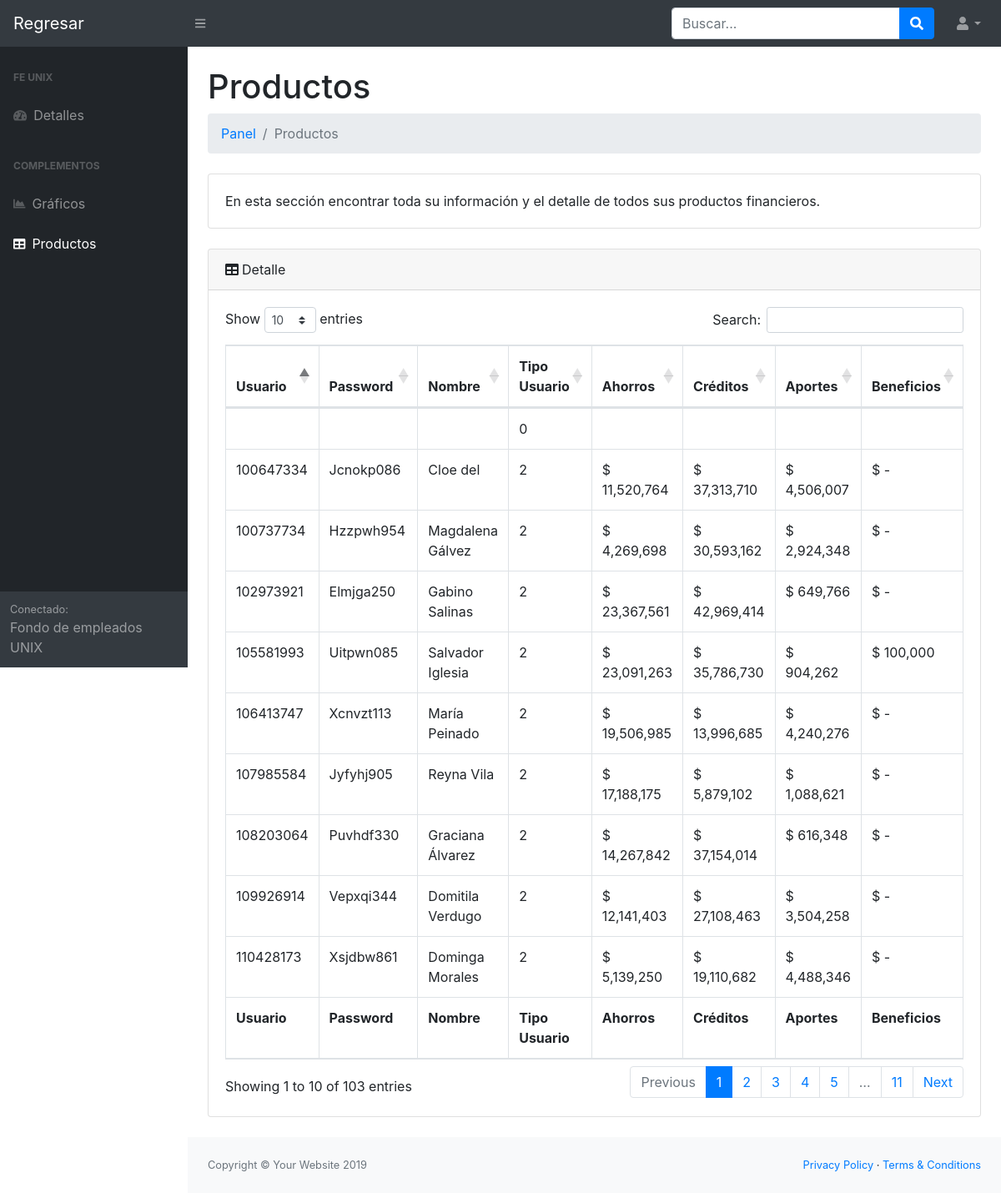
/tabla.php (signed in), run on the app's committed database.
### tables this page shows
CREATE TABLE `usuarios` (
  `id` int(11) NOT NULL,
  `usuario` varchar(40) NOT NULL,
  `password` varchar(50) NOT NULL,
  `nombre` varchar(80) NOT NULL,
  `tipo_usuario` int(11) NOT NULL,
  `ahorros` varchar(50) NOT NULL,
  `creditos` varchar(50) NOT NULL,
  `aportes` varchar(50) NOT NULL,
  `beneficios` varchar(50) NOT NULL
);

### tabla.php (the view, shortened to what this page needs)
<?php
	require 'conexion.php';
	$id = $_SESSION['id'];
	$tipo_usuario = $_SESSION['tipo_usuario'];
	if($tipo_usuario == 1){
		$where = "";
		} else if($tipo_usuario == 2){
		$where = "WHERE id=$id";
	}
	$sql = "SELECT * FROM usuarios $where";
	$resultado = $mysqli->query($sql);
?>
<!DOCTYPE html>
<html lang="en">
    <head>
		<link href="css/styles.css" rel="stylesheet" />
		<link href="https://cdn.datatables.net/1.10.20/css/dataTables.bootstrap4.min.css" rel="stylesheet" />
	</head>
	<body class="sb-nav-fixed">
		<nav class="sb-topnav navbar navbar-expand navbar-dark bg-dark">
			<a class="navbar-brand" href="principal.php">Regresar</a><button class="btn btn-link btn-sm order-1 order-lg-0" id="sidebarToggle" href="#"><i class="fas fa-bars"></i></button
			>
			<form class="d-none d-md-inline-block form-inline ml-auto mr-0 mr-md-3 my-2 my-md-0">
				<div class="input-group">
					<input class="form-control" type="text" placeholder="Buscar..." aria-label="Search" aria-describedby="basic-addon2" />
					<div class="input-group-append">
						<button class="btn btn-primary" type="button"><i class="fas fa-search"></i></button>
					</div>
				</div>
			</form>
			<ul class="navbar-nav ml-auto ml-md-0">
				<li class="nav-item dropdown">
					<a class="nav-link dropdown-toggle" id="userDropdown" href="#" role="button" data-toggle="dropdown" aria-haspopup="true" aria-expanded="false"><i class="fas fa-user fa-fw"></i></a>
				</li>
			</ul>
		</nav>
		<div id="layoutSidenav">
			<div id="layoutSidenav_nav">
				<nav class="sb-sidenav accordion sb-sidenav-dark" id="sidenavAccordion">
					<div class="sb-sidenav-menu">
						<div class="nav">
							<div class="sb-sidenav-menu-heading">Fe UNIX</div>
							<a class="nav-link" href="principal.php"
							><div class="sb-nav-link-icon"><i class="fas fa-tachometer-alt"></i></div>
								Detalles</a
							>
									<div class="sb-sidenav-menu-heading">Complementos</div>
									<a class="nav-link" href="charts.php"
									><div class="sb-nav-link-icon"><i class="fas fa-chart-area"></i></div>
										Gráficos</a
									><a class="nav-link" href="tabla.php"
									><div class="sb-nav-link-icon"><i class="fas fa-table"></i></div>
										Productos</a
									>
						</div>
					</div>
					<div class="sb-sidenav-footer">
						<div class="small">Conectado:</div>
						Fondo de empleados UNIX
					</div>
				</nav>
			</div>
			<div id="layoutSidenav_content">
				<main>
					<div class="container-fluid">
						<h1 class="mt-4">Productos</h1>
						<ol class="breadcrumb mb-4">
							<li class="breadcrumb-item"><a href="principal.php">Panel</a></li>
							<li class="breadcrumb-item active">Productos</li>
						</ol>
						<div class="card mb-4">
							<div class="card-body">En esta sección encontrar toda su información y el detalle de todos sus productos financieros</a>.</div>
						</div>
						<div class="card mb-4">
							<div class="card-header"><i class="fas fa-table mr-1"></i>Detalle</div>
							<div class="card-body">
								<div class="table-responsive">
									<table class="table table-bordered" id="dataTable" width="100%" cellspacing="0">
										<thead>
											<tr>
												<th>Usuario</th>
												<th>Password</th>
												<th>Nombre</th>
												<th>Tipo Usuario</th>
												<th>Ahorros</th>
												<th>Créditos</th>
												<th>Aportes</th>
												<th>Beneficios</th>
											</tr>
										</thead>
										<tfoot>
											<tr>
												<th>Usuario</th>
												<th>Password</th>
												<th>Nombre</th>
												<th>Tipo Usuario</th>
												<th>Ahorros</th>
												<th>Créditos</th>
												<th>Aportes</th>
												<th>Beneficios</th>
											</tr>
										</tfoot>
										<tbody>
											<?php while($row = $resultado->fetch_assoc()) { ?>
												<tr>
													<td><?php echo $row['usuario']; ?></td>
													<td><?php echo $row['password']; ?></td>
													<td><?php echo $row['nombre']; ?></td>
													<td><?php echo $row['tipo_usuario']; ?></td>
													<td><?php echo $row['ahorros']; ?></td>
													<td><?php echo $row['creditos']; ?></td>
													<td><?php echo $row['aportes']; ?></td>
													<td><?php echo $row['beneficios']; ?></td>
												</tr>
											<?php } ?>
										</tbody>
									</table>
								</div>
								</div>
								</div>
											</div>
					</main>
					<footer class="py-4 bg-light mt-auto">
						<div class="container-fluid">
						<div class="d-flex align-items-center justify-content-between small">
					<div class="text-muted">Copyright &copy; Your Website 2019</div>
					<div>
						<a href="#">Privacy Policy</a>
						&middot;
						<a href="#">Terms &amp; Conditions</a>
					</div>
					</div>
					</div>
				</footer>
			</div>
		</div>
	</body>
</html>

### data on the page
usuarios: usuario "107985584", password "Jyfyhj905", nombre "Reyna Vila", tipo_usuario "2", ahorros "$ 17,188,175", creditos "$ 5,879,102", aportes "$ 1,088,621", beneficios "$ -"
usuarios: usuario "108203064", password "Puvhdf330", nombre "Graciana Álvarez", tipo_usuario "2", ahorros "$ 14,267,842", creditos "$ 37,154,014", aportes "$ 616,348", beneficios "$ -"
usuarios: usuario "100737734", password "Hzzpwh954", nombre "Magdalena Gálvez", tipo_usuario "2", ahorros "$ 4,269,698", creditos "$ 30,593,162", aportes "$ 2,924,348", beneficios "$ -"
usuarios: usuario "106413747", password "Xcnvzt113", nombre "María Peinado", tipo_usuario "2", ahorros "$ 19,506,985", creditos "$ 13,996,685", aportes "$ 4,240,276", beneficios "$ -"
usuarios: usuario "110428173", password "Xsjdbw861", nombre "Dominga Morales", tipo_usuario "2", ahorros "$ 5,139,250", creditos "$ 19,110,682", aportes "$ 4,488,346", beneficios "$ -"
usuarios: usuario "109926914", password "Vepxqi344", nombre "Domitila Verdugo", tipo_usuario "2", ahorros "$ 12,141,403", creditos "$ 27,108,463", aportes "$ 3,504,258", beneficios "$ -"
usuarios: usuario "102973921", password "Elmjga250", nombre "Gabino Salinas", tipo_usuario "2", ahorros "$ 23,367,561", creditos "$ 42,969,414", aportes "$ 649,766", beneficios "$ -"
usuarios: usuario "105581993", password "Uitpwn085", nombre "Salvador Iglesia", tipo_usuario "2", ahorros "$ 23,091,263", creditos "$ 35,786,730", aportes "$ 904,262", beneficios "$ 100,000"
usuarios: usuario "100647334", password "Jcnokp086", nombre "Cloe del", tipo_usuario "2", ahorros "$ 11,520,764", creditos "$ 37,313,710", aportes "$ 4,506,007", beneficios "$ -"
usuarios: tipo_usuario "0"
